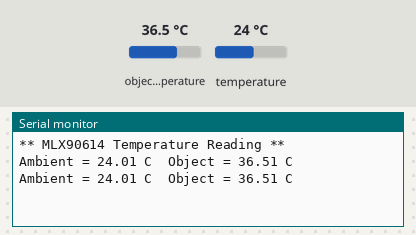
The sketch below on a simulated Arduino Uno, built with avr-gcc and run on an emulated ATmega328P. On the bench: the last lines printed to the serial monitor. The inputs (shaded band) are chosen by the test bench; at power-on: object temperature 36.5 °C, temperature 24 °C.

Above: at 1.8 s.
1.9 s: object temperature set to 20 °C
At 2.8 s:
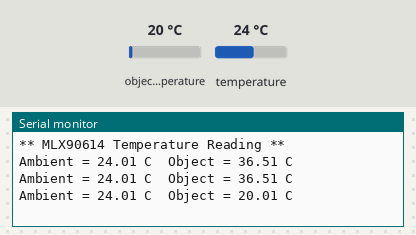
3.4 s: temperature set to 12 °C
At 4.7 s:
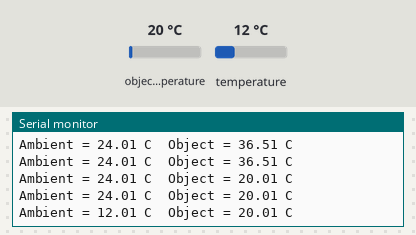
4.9 s: object temperature set to 26 °C
At 5.7 s:
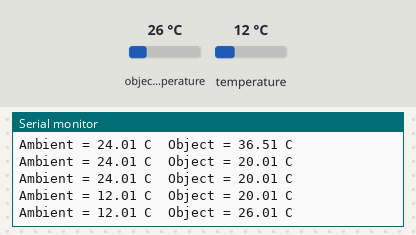
Timing chart, 0 to 7.9 s (numbered marks = the images above; inputs shaded):
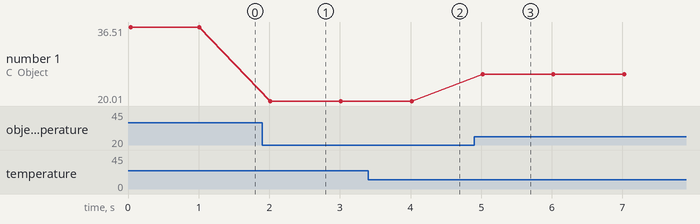

The sketch:

mlx90614-temperature-sensor.ino
```cpp
/*
 * Sketch that reads temperature from a MLX90614 temperature sensor, and prints
 * the reading to the serial console.
 */

// Include the libraries we need
#include <Wire.h>
#include <Adafruit_MLX90614.h>

// create sensor object
Adafruit_MLX90614 mlx = Adafruit_MLX90614();

void setup()
{
  Serial.begin(9600);

  // wait until serial port opens
  while (! Serial) {
    delay(1);
  }

  Serial.println("** MLX90614 Temperature Reading **");
  mlx.begin();  // initialise sensor
}

void loop()
{
  // the mlx90614 sensor provides both an ambient temperature reading and an ir
  // temperature reading of objects in front of the sensor.
  Serial.print("Ambient = "); Serial.print(mlx.readAmbientTempC()); Serial.print(" C");
  Serial.print("\tObject = "); Serial.print(mlx.readObjectTempC()); Serial.println(" C");

  Serial.println();
  delay(1000);
}
```

Measured:
- after the input at 1.9 s, the serial monitor: prints a new line after 0.11 s (image 1)
- after the input at 3.4 s, the serial monitor: prints a new line after 0.62 s (image 2)
- after the input at 4.9 s, the serial monitor: prints a new line after 0.12 s (image 3)
- plotted number 1: 36.51 → 20.01 after the input at 1.9 s, 20.01 → 26.01 after the input at 4.9 s
